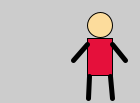
Frame 1 (no input)
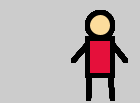
Frame 60 (the mouse pressed at the canvas centre just before this capture)
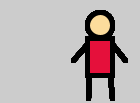
Frame 120 (the mouse held since frame 60 and released just before this capture)

The Processing sketch that drew these frames (run headless with seeded random() and noise(); from frame 60 on, the mouse is pressed at the canvas centre):

// Processing sketch: stickman
// ── stickman.pde
int xpos = 0;
int ypos = 0;

void setup() {
  size(140, 103);
}

void draw() {
  fill(#FCDC9C);
  ellipse(xpos+100, ypos+25, 25, 25);
  fill(#E5103B);
  rect(xpos+87, ypos+38, 25, 37);
  strokeWeight(5);
  stroke(0);
  line(xpos+73, ypos+60, xpos+87, ypos+44);
  line(xpos+112, ypos+44, xpos+125, ypos+60);
  line(xpos+110, ypos+76, xpos+112, ypos+98);
  line(xpos+88, ypos+98, xpos+89, ypos+76);
}
